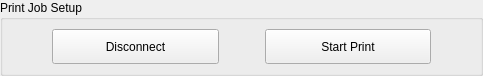
<?xml version="1.0" encoding="UTF-8"?>
<ui version="4.0">
 <class>PrintSetupWidget</class>
 <widget class="QWidget" name="PrintSetupWidget">
  <property name="geometry">
   <rect>
    <x>0</x>
    <y>0</y>
    <width>483</width>
    <height>76</height>
   </rect>
  </property>
  <property name="windowTitle">
   <string>Form</string>
  </property>
  <layout class="QVBoxLayout" name="verticalLayout">
   <property name="spacing">
    <number>0</number>
   </property>
   <property name="leftMargin">
    <number>0</number>
   </property>
   <property name="topMargin">
    <number>0</number>
   </property>
   <property name="rightMargin">
    <number>0</number>
   </property>
   <property name="bottomMargin">
    <number>0</number>
   </property>
   <item>
    <widget class="QGroupBox" name="printJobGroupBox">
     <property name="title">
      <string>Print Job Setup</string>
     </property>
     <layout class="QHBoxLayout" name="horizontalLayout_8">
      <item>
       <layout class="QHBoxLayout" name="horizontalLayout_3">
        <item>
         <spacer name="horizontalSpacer_3">
          <property name="orientation">
           <enum>Qt::Horizontal</enum>
          </property>
          <property name="sizeType">
           <enum>QSizePolicy::Fixed</enum>
          </property>
          <property name="sizeHint" stdset="0">
           <size>
            <width>40</width>
            <height>20</height>
           </size>
          </property>
         </spacer>
        </item>
        <item>
         <widget class="QPushButton" name="disconnectButton">
          <property name="sizePolicy">
           <sizepolicy hsizetype="Minimum" vsizetype="Expanding">
            <horstretch>0</horstretch>
            <verstretch>0</verstretch>
           </sizepolicy>
          </property>
          <property name="text">
           <string>Disconnect</string>
          </property>
         </widget>
        </item>
        <item>
         <spacer name="horizontalSpacer_4">
          <property name="orientation">
           <enum>Qt::Horizontal</enum>
          </property>
          <property name="sizeType">
           <enum>QSizePolicy::Fixed</enum>
          </property>
          <property name="sizeHint" stdset="0">
           <size>
            <width>40</width>
            <height>20</height>
           </size>
          </property>
         </spacer>
        </item>
        <item>
         <widget class="QPushButton" name="startPrintButton">
          <property name="sizePolicy">
           <sizepolicy hsizetype="Minimum" vsizetype="Expanding">
            <horstretch>0</horstretch>
            <verstretch>0</verstretch>
           </sizepolicy>
          </property>
          <property name="text">
           <string>Start Print</string>
          </property>
         </widget>
        </item>
        <item>
         <spacer name="horizontalSpacer_5">
          <property name="orientation">
           <enum>Qt::Horizontal</enum>
          </property>
          <property name="sizeType">
           <enum>QSizePolicy::Fixed</enum>
          </property>
          <property name="sizeHint" stdset="0">
           <size>
            <width>40</width>
            <height>20</height>
           </size>
          </property>
         </spacer>
        </item>
       </layout>
      </item>
     </layout>
    </widget>
   </item>
  </layout>
 </widget>
 <resources/>
 <connections/>
</ui>
